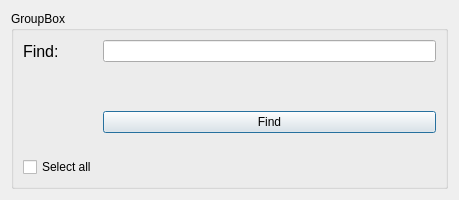
<?xml version="1.0" encoding="UTF-8"?>
<ui version="4.0">
 <class>Dialog</class>
 <widget class="QDialog" name="Dialog">
  <property name="geometry">
   <rect>
    <x>0</x>
    <y>0</y>
    <width>459</width>
    <height>200</height>
   </rect>
  </property>
  <property name="minimumSize">
   <size>
    <width>250</width>
    <height>200</height>
   </size>
  </property>
  <property name="maximumSize">
   <size>
    <width>100500</width>
    <height>1000000</height>
   </size>
  </property>
  <property name="windowTitle">
   <string>Dialog</string>
  </property>
  <layout class="QVBoxLayout" name="verticalLayout">
   <item>
    <widget class="QGroupBox" name="groupBox">
     <property name="title">
      <string>GroupBox</string>
     </property>
     <layout class="QGridLayout" name="gridLayout">
      <item row="0" column="0">
       <widget class="QLabel" name="label">
        <property name="font">
         <font>
          <pointsize>12</pointsize>
         </font>
        </property>
        <property name="text">
         <string>Find: </string>
        </property>
       </widget>
      </item>
      <item row="0" column="1">
       <widget class="QLineEdit" name="lineEdit"/>
      </item>
      <item row="1" column="1" rowspan="2">
       <widget class="QPushButton" name="pushButton">
        <property name="text">
         <string>Find</string>
        </property>
       </widget>
      </item>
      <item row="2" column="0">
       <widget class="QCheckBox" name="checkBox">
        <property name="text">
         <string>Select all</string>
        </property>
       </widget>
      </item>
     </layout>
    </widget>
   </item>
  </layout>
 </widget>
 <resources/>
 <connections/>
</ui>
